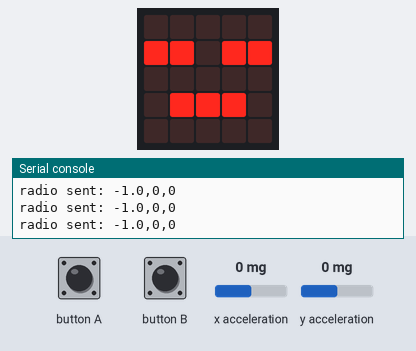
The program below on a simulated BBC micro:bit running MicroPython. Parts: the board's 5×5 LED display, the last lines printed to the serial console. The test bench sets the inputs (shaded band); at power-on: x acceleration 0 mg, y acceleration 0 mg. No radio messages arrive unless stated (any console line starting 'radio sent:' is added by the test bench).

Above: at 1.2 s.
1.3 s: button A pressed for 0.15 s
At 1.38 s:
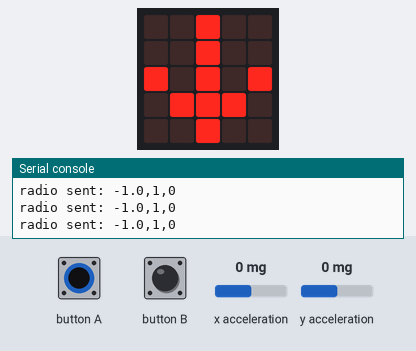
2.9 s: button B pressed for 0.15 s
At 2.98 s:
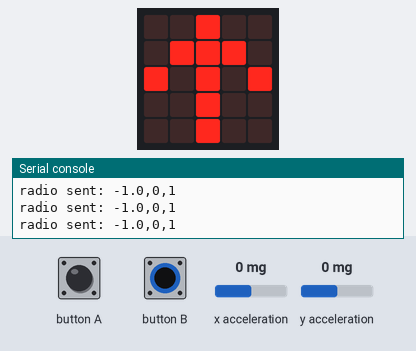
4.5 s: button B pressed for 3.2 s
9.2 s: button A pressed for 3.2 s
At 10.4 s:
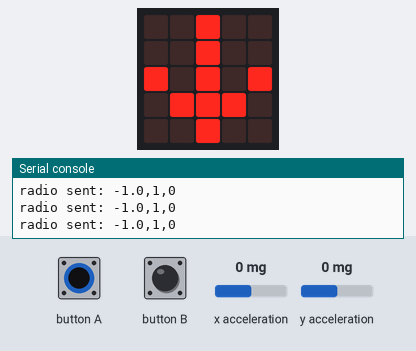
13.9 s: button A driven LOW and button B driven LOW
At 15.3 s:
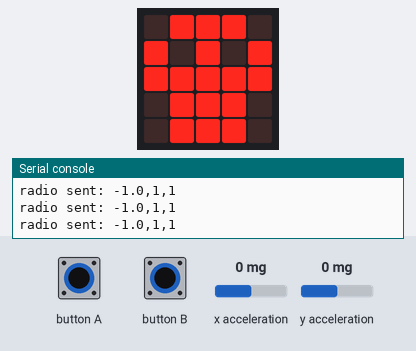
Timing chart, 0 to 16.4 s (numbered marks = the images above; inputs shaded):
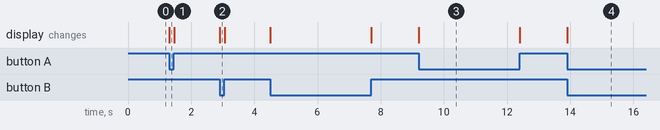

Measured:
- after the input at 1.3 s, the display: changes at once (image 1)
- after the input at 2.9 s, the display: changes at once (image 2)
- after the input at 9.2 s, the display: changes at once (image 3)
- after the input at 13.9 s, the display: changes at once (image 4)

The program:

Kitronic_compact_robotics_controller_01-main.py
```python
from microbit import *
from math import atan2, pi
import radio

# Configure radio
radio.on()
radio.config(group=42, channel=42, power=7)

while True:

    # Read input
    a_pressed = int(button_a.is_pressed())
    b_pressed = int(button_b.is_pressed())

    x, y = accelerometer.get_x(), accelerometer.get_y()

    angle = atan2(y, x) - 0.5 * pi

    # Keep angle in range [-pi, pi]
    if angle < -pi:
        angle += 2 * pi
    elif angle > pi:
        angle -= 2 * pi

    angle = round(angle / (0.5 * pi), 2)

    # Serialize data
    message = "{},{},{}".format(angle, a_pressed, b_pressed)

    radio.send(message)
    #print(message)

    # Print icon to screen
    if a_pressed and not b_pressed: # Reverse
        display.show(Image.ARROW_S)

    elif b_pressed and not a_pressed: # Forward
        display.show(Image.ARROW_N)

    elif a_pressed and b_pressed: # Fast forward
        display.show(Image.SKULL)

    else: # Stop
        display.show(Image.ASLEEP)

    sleep(10)
```
